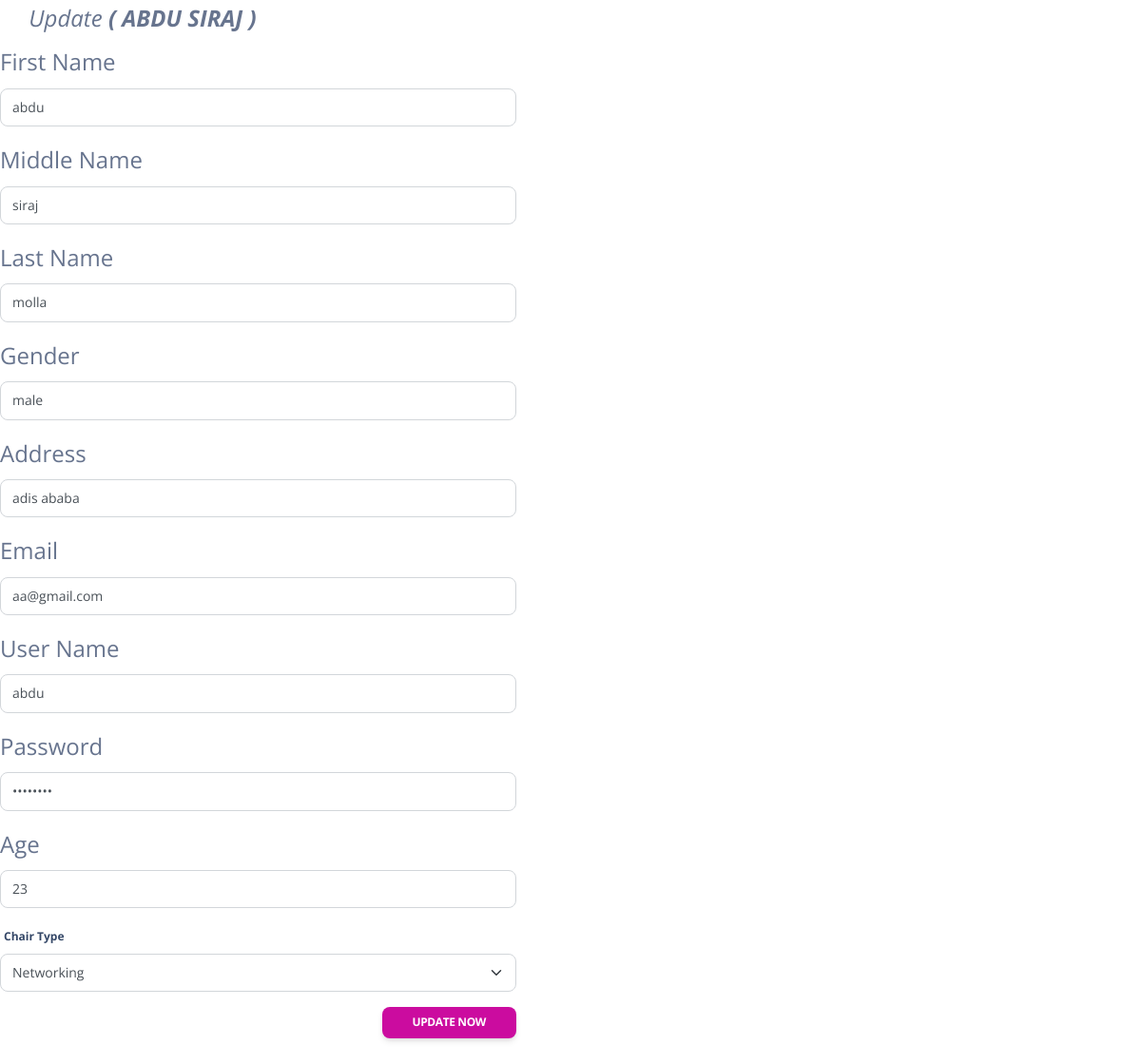
Page /admin/updatechair.php?Id=1 on the committed database.
### tables this page shows
CREATE TABLE `chair` (
  `cha_id` int(11) NOT NULL,
  `fname` varchar(100) NOT NULL,
  `mname` varchar(100) NOT NULL,
  `lname` varchar(100) NOT NULL,
  `address` varchar(100) NOT NULL,
  `email` varchar(100) NOT NULL,
  `age` int(100) NOT NULL,
  `sex` varchar(100) NOT NULL,
  `uname` varchar(100) NOT NULL,
  `pass` varchar(100) NOT NULL,
  `ch_type` varchar(100) NOT NULL
);

### admin/updatechair.php (the view, shortened to what this page needs)
<?php
  include("../connection.php");
  $id = $_GET['Id'];
  $selExmne = $con->query("SELECT * FROM chair WHERE cha_id='$id' ")->fetch_ASSOC();
 ?>
<!DOCTYPE html>
<html lang="en">
<head>
  <link href="../assets/css/nucleo-icons.css" rel="stylesheet" />
  <link href="../assets/css/nucleo-svg.css" rel="stylesheet" />
  <link href="../assets/css/nucleo-svg.css" rel="stylesheet" />
  <link id="pagestyle" href="../assets/css/soft-ui-dashboard.css?v=1.0.6" rel="stylesheet" />
</head>
<body id="page-top">
<fieldset style="width:543px;" >
	<legend><i class="facebox-header"><i class="edit large icon"></i>&nbsp;Update <b>( <?php echo strtoupper($selExmne['fname']); echo "  "; echo strtoupper   (  $selExmne['mname']);?> )</b></i></legend>
  <div class="col-md-12 mt-4">
<form method="post" action="chairupdatepro.php">
     <div class="form-group">
        <legend>First Name</legend>
        <input type="" name="fname" class="form-control" required="" value="<?php echo $selExmne['fname']; ?>" >
     </div>
     <div class="form-group">
        <legend>Middle Name</legend>
        <input type="" name="mname" class="form-control" required="" value="<?php echo $selExmne['mname']; ?>" >
     </div>
     <div class="form-group">
        <legend>Last Name</legend>
        <input type="" name="lname" class="form-control" required="" value="<?php echo $selExmne['lname']; ?>" >
     </div>
     <div class="form-group">
        <legend>Gender</legend>
        <select class="form-control" name="sex">
          <option value="<?php echo $selExmne['sex']; ?>"><?php echo $selExmne['sex']; ?></option>
        </select>
     </div>
     <div class="form-group">
        <legend>Address</legend>
        <input type="" name="addres" class="form-control" required="" value="<?php echo $selExmne['address']; ?>" >
     </div>
     <div class="form-group">
        <legend>Email</legend>
        <input type="email" name="email" class="form-control" required="" value="<?php echo $selExmne['email']; ?>" >
     </div>
     <div class="form-group">
        <legend>User Name</legend>
        <input type="text" name="uname" class="form-control" required="" value="<?php echo $selExmne['uname']; ?>" >
     </div>
     <div class="form-group">
        <legend>Password</legend>
        <input type="password" name="pass" class="form-control" required="" value="<?php echo $selExmne['pass']; ?>" >
     </div>
     <div class="form-group">
        <legend>Age</legend>
        <input type="int" name="age" class="form-control" required="" value="<?php echo $selExmne['age']; ?>" >
     </div>
     <div class="mb-3">
                            <label for="language" class="form-label">Chair Type</label>
                            <select id="language" name="chairtype" class="select2 form-select">
                              <option value="<?php echo $selExmne['ch_type']; ?>"><?php echo $selExmne['ch_type']; ?></option>
                            </select>
                          </div>
  <div class="form-group" align="right">
    <button type="submit" class="btn btn-sm btn-primary">Update Now</button>
  </div>
</form>
  </div>
</fieldset>
</body>
</html>

### assets/css/nucleo-svg.css (style rules this page uses)
.icon { display: inline-block; color: #111111; height: 1em; width: 1em; }
.icon { fill: currentColor; stroke: none; }

### rows in the picture
chair: fname "ABDU", mname "SIRAJ", fname "abdu", mname "siraj", lname "molla", sex "male", addres "adis ababa", email "aa@gmail.com", uname "abdu", age "23", chairtype "Networking"
